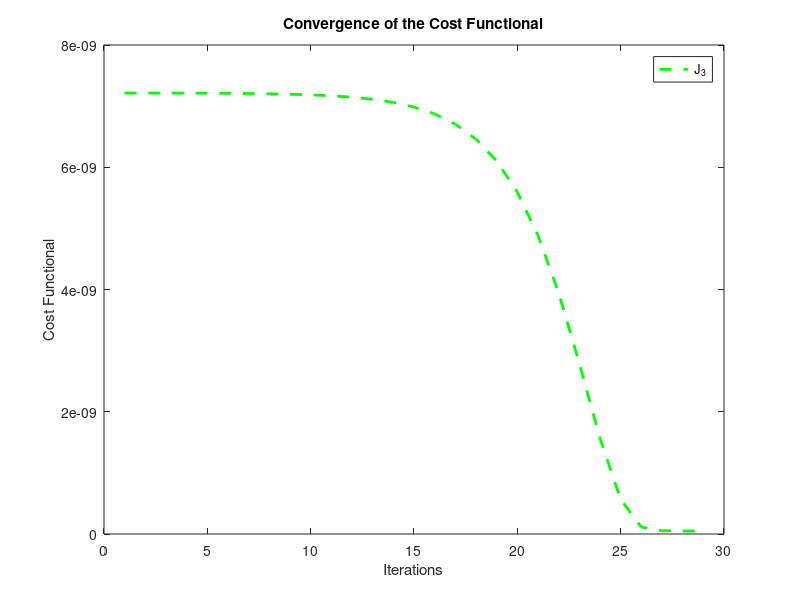
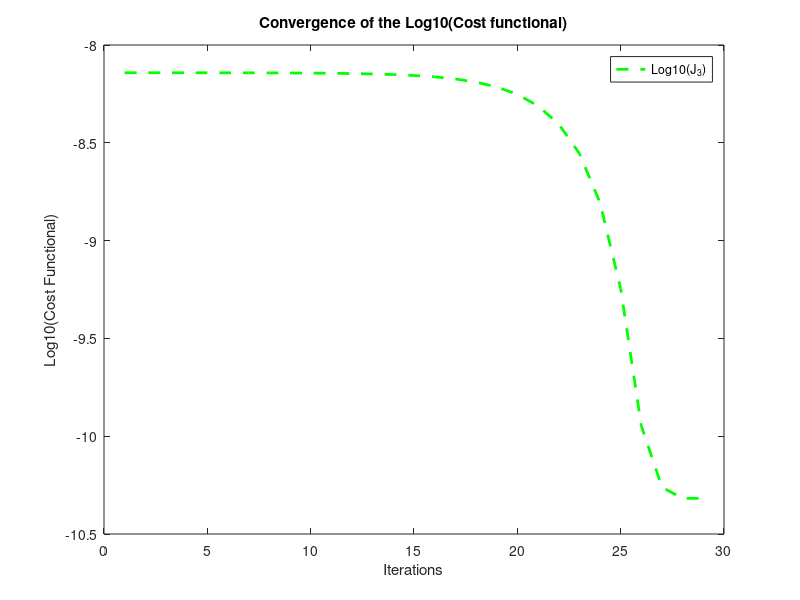

Source code (MATLAB) for these figures, in order: (Note: this script raises an error after producing the figures.)
clear all; 
vars={'J3','u_target','Y3','Y_target','nruns','N','Mx','My','sim_data',...
    'k3','sol3','tol',...
    'E_u_target','E_u_target_square','ts','RelError3'};
load('All_J_N5_10runs-7tol_10x10_noise-1.mat',vars{:});
E_Y3=mean(Y3(k3,:,:),3)
E_Y_target=mean(Y_target(:,:),2)'
E_Y3_square=mean(Y3(k3,:,:).*Y3(k3,:,:),3);
Var_Y3=E_Y3_square-E_Y3.^2
Var_Y_target=mean(Y_target(:,:).*Y_target(:,:),2)'-(E_Y_target).^2

close all;
if ispc, ms = '\'; else ms = '/'; end
ad = cd;
cd(['..',ms,'Porous_Adjoint_Stochastic']);

figure;
%max_k=max([k3,k4,k5]); % maximum no. of iterations for plotting on the x-axis
max_J3=max(J3(:));
xlim([1 k3]); %ylim([0 max_J3]);
plot(1:k3,J3(1:k3),'--g','LineWidth',2);
title(['Convergence of the Cost Functional'])
xlabel('Iterations');ylabel('Cost Functional');
legend('J_3');
print(gcf,[['Figures_All_J_N',num2str(N),'_',num2str(nruns),'runs',num2str(log10(tol)),'tol'],ms,['fig1_',num2str(Mx)]],'-depsc')
%%%%%%%%%%%%%%%%%%%%%%%%%%%%%%%%%%%%%%%%%%%%%%%%%%%%%%%%%%%%%%%%%%%%%%%%%%%%%%%%%%%%%%%%%%%%%%%%%%%%%%%%%%%%%%%%%%%%%%%%%%%%%%%%%
figure;
xlim([1 k3]);
plot(1:k3,log10(J3(1:k3)),'--g','LineWidth',2);
title(['Convergence of the Log10(Cost functional)'])
xlabel('Iterations');ylabel('Log10(Cost Functional)');
legend('Log10(J_3)');
print(gcf,[['Figures_All_J_N',num2str(N),'_',num2str(nruns),'runs',num2str(log10(tol)),'tol'],ms,['fig2_',num2str(Mx)]],'-depsc')
%%%%%%%%%%%%%%%%%%%%%%%%%%%%%%%%%%%%%%%%%%%%%%%%%%%%%%%%%%%%%%%%%%%%%%%%%%%%%%%%%%%%%%%%%%%%%%%%%%%%%%%%%%%%%%%%%%%%%%%%%%%%%%%%%
for run_counter=1:nruns
 for i=1:Mx
  for j=1:My
    D_target(i,j,run_counter)=feval('Dcoeff',sim_data.xcs(i),sim_data.ycs(j),N,Y_target(:,run_counter));
    D_Y3(i,j,run_counter)=feval('Dcoeff',sim_data.xcs(i),sim_data.ycs(j),N,Y3(k3,:,run_counter));
    %D_Y4(i,j,run_counter)=feval('Dcoeff',x(i),y(j),N,Y4(k4,:,run_counter));
    %D_Y5(i,j,run_counter)=feval('Dcoeff',x(i),y(j),N,Y5(k5,:,run_counter));
  end
 end
end
E_D_target=mean(D_target(:,:,:),3);
figure;
surf(sim_data.xcs,sim_data.ycs,E_D_target);title('Mean of the target diffusion coeff D over the runs')
for i=1:Mx
  for j=1:My
    D_E_Y3(i,j)=feval('Dcoeff',sim_data.xcs(i),sim_data.ycs(j),N,E_Y3);  
    %D_E_Y4(i,j)=feval('Dcoeff',x(i),y(j),N,E_Y4);
    %D_E_Y5(i,j)=feval('Dcoeff',x(i),y(j),N,E_Y5);
  end
end  
figure;
surf(sim_data.xcs,sim_data.ycs,D_E_Y3(:,:));title('The diffusion coeff D evaluted at the mean of estimated Ys')

figure;
for run_counter=1:nruns
 plot(sim_data.xcs,u_target(:,My/2+1,end,run_counter),'-.b','LineWidth',2);
 hold on;
end
plot(sim_data.xcs,E_u_target(:,My/2+1,end),'-r','LineWidth',2);
title('Crossections of the target solution and its mean')
hold off;
print(gcf,[['Figures_All_J_N',num2str(N),'_',num2str(nruns),'runs',num2str(log10(tol)),'tol'],ms,['fig3_',num2str(Mx)]],'-depsc')
%%%%%%%%%%%%%%%%%%%%%%%%%%%%%%%%%%%%%%%%%%%%%%%%%%%%%%%%%%%%%%%%%%%%%%%%%%%%%%%%%%%%%%%%%%%%%%%%%%%%%%%%%%%%%%%%%%%%%%%%%%%%%%%%%
figure;
for run_counter=1:nruns
 plot(sim_data.xcs,D_target(:,My/2+1,run_counter),'-.b','LineWidth',2);
 hold on;
end
plot(sim_data.xcs,E_D_target(:,My/2+1),'-r','LineWidth',2);
title('Crossections of the target diffusion coeff D and its mean')
hold off;
print(gcf,[['Figures_All_J_N',num2str(N),'_',num2str(nruns),'runs',num2str(log10(tol)),'tol'],ms,['fig4_',num2str(Mx)]],'-depsc')
%%%%%%%%%%%%%%%%%%%%%%%%%%%%%%%%%%%%%%%%%%%%%%%%%%%%%%%%%%%%%%%%%%%%%%%%%%%%%%%%%%%%%%%%%%%%%%%%%%%%%%%%%%%%%%%%%%%%%%%%%%%%%%%%%
figure;
plot(sim_data.xcs,E_D_target(:,My/2+1),'-r','LineWidth',2);hold on;
plot(sim_data.xcs,D_E_Y3(:,My/2+1),'--g','LineWidth',2);hold off;
%plot(x,D_E_Y4(:,My/2+1),'-.b','LineWidth',2);hold on;
%plot(x,D_E_Y5(:,My/2+1),':m','LineWidth',2);hold off;
title('Crossections of Mean of target diffusion coeff versus Mean of estimated diffusion coeff')
legend('E(D_{target})','E(D_3)');
print(gcf,[['Figures_All_J_N',num2str(N),'_',num2str(nruns),'runs',num2str(log10(tol)),'tol'],ms,['fig5_',num2str(Mx)]],'-depsc')
%%%%%%%%%%%%%%%%%%%%%%%%%%%%%%%%%%%%%%%%%%%%%%%%%%%%%%%%%%%%%%%%%%%%%%%%%%%%%%%%%%%%%%%%%%%%%%%%%%%%%%%%%%%%%%%%%%%%%%%%%%%%%%%%%
E_D_target_square=mean(D_target(:,:,:).*D_target(:,:,:),3);
Var_D_target=E_D_target_square-(E_D_target).^2;
E_D_Y3_square=mean(D_Y3(:,:,:).*D_Y3(:,:,:),3);
Var_D_Y3=E_D_Y3_square-(D_E_Y3).^2;
% E_D_Y4_square=mean(D_Y4(:,:,:).*D_Y4(:,:,:),3);
% Var_D_Y4=E_D_Y4_square-(D_E_Y4).^2;
% E_D_Y5_square=mean(D_Y5(:,:,:).*D_Y5(:,:,:),3);
% Var_D_Y5=E_D_Y5_square-(D_E_Y5).^2;
figure;
plot(sim_data.xcs,Var_D_target(:,My/2+1),'-r','LineWidth',2);hold on;
plot(sim_data.xcs,Var_D_Y3(:,My/2+1),'--g','LineWidth',2);hold off;
% plot(x,Var_D_Y4(:,My/2+1),'-.b','LineWidth',2);hold on;
% plot(x,Var_D_Y5(:,My/2+1),':m','LineWidth',2);hold off;
title('Crossections of Variance of target diffusion coeff versus Variance of estimated diffusion coeff')
legend('Var(D_{target})','Var(D_3)');
print(gcf,[['Figures_All_J_N',num2str(N),'_',num2str(nruns),'runs',num2str(log10(tol)),'tol'],ms,['fig6_',num2str(Mx)]],'-depsc')

z=repmat(E_Y3(:),1,1000)+sqrt(Var_Y3(:))*randn(1,1000);
figure;
for i=1:5 subplot(1,5,i);[N,X]=hist(z(i,:));bar(X,N/sum(N));set(gca,'XLim',[0 1]);end

%%%%%%%%%%%%%%%%%%%%%%%%%%%%%%%%%%%%%%%%%%%%%%%%%%%%%%%%%%%%%%%%%%%%%%%%%%%%%%%%%%%%%%%%%%%%%%%%%%%%%%%%%%%%%%%%%%%%%%%%%%%%%%%%%
 sol3_matrix=zeros(Mx,My,length(ts),nruns);%sol4_matrix=zeros(Mx+2,My+2,nruns);sol5_matrix=zeros(Mx+2,My+2,nruns);
 for run_counter=1:nruns
   sol3_matrix(:,:,:,run_counter)=sol3{run_counter};
%   sol4_matrix(:,:,run_counter)=sol4{run_counter};
%   sol5_matrix(:,:,run_counter)=sol5{run_counter};
 end
 E_sol3_matrix=mean(sol3_matrix(:,:,end,:),4);
% E_sol3_square=mean(sol3_matrix(:,:,:).*sol3_matrix(:,:,:),3);
% E_sol4_matrix=mean(sol4_matrix(:,:,:),3);%already calculated as E_u4
% E_sol5_matrix=mean(sol5_matrix(:,:,:),3);%already calculated as E_u5
 figure;
 surf(sim_data.xcs,sim_data.ycs,E_sol3_matrix(:,:));title('Mean of the estimated solution over the runs')
 figure;
 surf(sim_data.xcs,sim_data.ycs,E_u_target(:,:,end));title('Mean of the target solution over the runs')
 figure;
 plot(sim_data.xcs,E_u_target(:,My/2+1,end),'-r','LineWidth',2);hold on;
 plot(sim_data.xcs,E_sol3_matrix(:,My/2+1,end),'--g','LineWidth',2);hold on;
% plot(x,E_sol4_matrix(:,My/2+1),'-.b','LineWidth',2);hold on;
% plot(x,E_sol5_matrix(:,My/2+1),':m','LineWidth',2);hold off;
% title('Crossections of Mean of target solution versus Mean of estimated solution ')
% legend('E(u_{target})','E(u_3)','E(u_4)','E(u_5)');
% print(gcf,[['Figures_All_J_N',num2str(N),'_',num2str(nruns),'runs',num2str(log10(tol)),'tol'],ms,['fig7_',num2str(Mx)]],'-depsc')
%%%%%%%%%%%%%%%%%%%%%%%%%%%%%%%%%%%%%%%%%%%%%%%%%%%%%%%%%%%%%%%%%%%%%%%%%%%%%%%%%%%%%%%%%%%%%%%%%%%%%%%%%%%%%%%%%%%%%%%%%%%%%%%%%
% Var_u_target=E_u_target_square-(E_u_target).^2;  %Variance of u_target
% Var_u3=E_sol3_square-(E_sol3_matrix).^2;  %Variance of solution u3
% Var_u4=E_u4_square-(E_u4).^2;  %Variance of solution u4
% Var_u5=E_u5_square-(E_u5).^2;  %Variance of solution u5
% figure;
% plot(x,Var_u_target(:,My/2+1),'-r','LineWidth',2);hold on;
% plot(x,Var_u3(:,My/2+1),'--g','LineWidth',2);hold on;
% plot(x,Var_u4(:,My/2+1),'-.b','LineWidth',2);hold on;
% plot(x,Var_u5(:,My/2+1),':m','LineWidth',2);hold off;
% title('Crossections of Variance of target solution versus Variance of estimated solution ')
% legend('Var(u_{target})','Var(u_3)','Var(u_4)','Var(u_5)');
% print(gcf,[['Figures_All_J_N',num2str(N),'_',num2str(nruns),'runs',num2str(log10(tol)),'tol'],ms,['fig8_',num2str(Mx)]],'-depsc')
%%%%%%%%%%%%%%%%%%%%%%%%%%%%%%%%%%%%%%%%%%%%%%%%%%%%%%%%%%%%%%%%%%%%%%%%%%%%%%%%%%%%%%%%%%%%%%%%%%%%%%%%%%%%%%%%%%%%%%%%%%%%%%%%%
% E_f_target=mean(f_target(:,:,:),3);
% figure;
% for run_counter=1:nruns
%  plot(x,f_target(:,My/2+1,run_counter),'-.b','LineWidth',2);
%  hold on;
% end
% plot(x,E_f_target(:,My/2+1),'-r','LineWidth',2);
% title('Crossections of the target forcing function versus its mean')
% hold off;
% print(gcf,[['Figures_All_J_N',num2str(N),'_',num2str(nruns),'runs',num2str(log10(tol)),'tol'],ms,['fig9_',num2str(Mx)]],'-depsc')